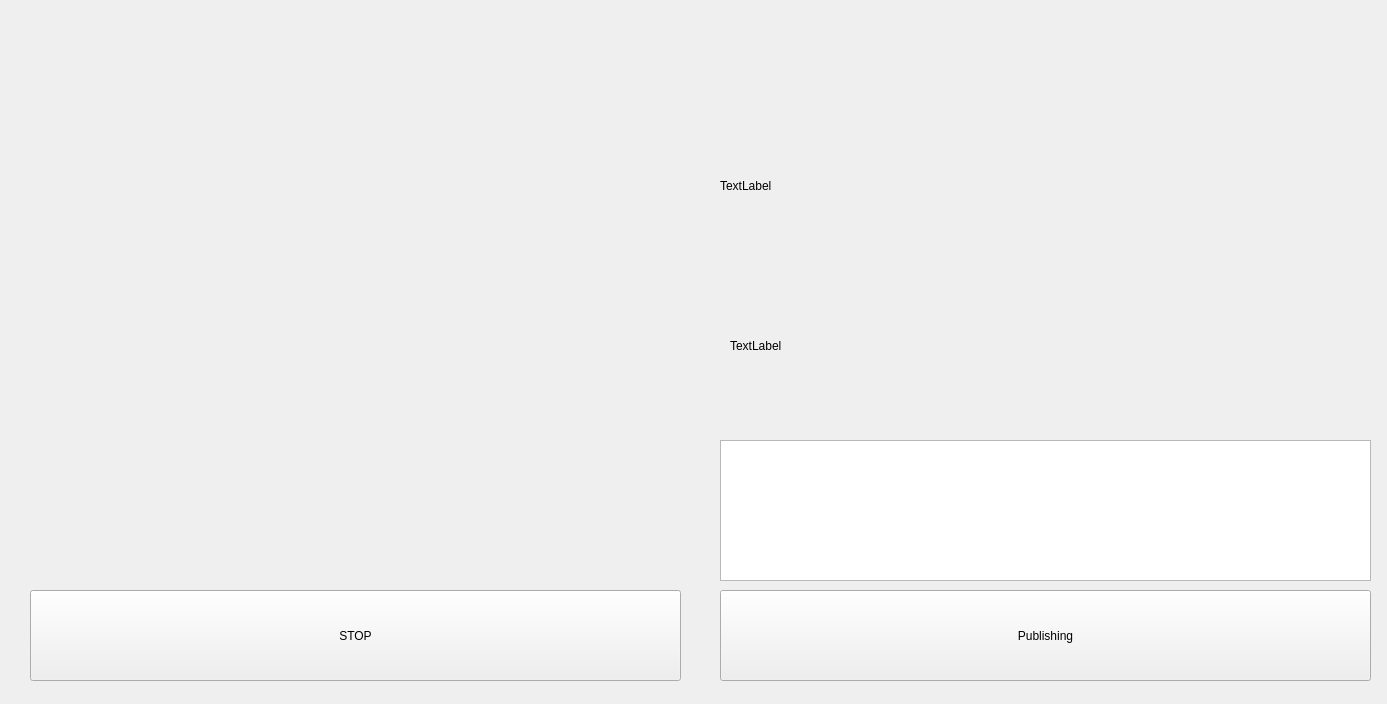
<?xml version="1.0" encoding="UTF-8"?>
<ui version="4.0">
 <class>MainWindowDesign</class>
 <widget class="QMainWindow" name="MainWindowDesign">
  <property name="geometry">
   <rect>
    <x>0</x>
    <y>0</y>
    <width>1387</width>
    <height>704</height>
   </rect>
  </property>
  <property name="windowTitle">
   <string>QRosApp</string>
  </property>
  <property name="windowIcon">
   <iconset>
    <normaloff>:/images/icon.png</normaloff>:/images/icon.png</iconset>
  </property>
  <property name="locale">
   <locale language="English" country="Australia"/>
  </property>
  <widget class="QWidget" name="centralwidget">
   <widget class="QPushButton" name="pushButton">
    <property name="geometry">
     <rect>
      <x>720</x>
      <y>590</y>
      <width>651</width>
      <height>91</height>
     </rect>
    </property>
    <property name="styleSheet">
     <string notr="true">font: 20pt &quot;Ubuntu&quot;;</string>
    </property>
    <property name="text">
     <string>Publishing</string>
    </property>
   </widget>
   <widget class="QPushButton" name="pushButton_2">
    <property name="geometry">
     <rect>
      <x>30</x>
      <y>590</y>
      <width>651</width>
      <height>91</height>
     </rect>
    </property>
    <property name="styleSheet">
     <string notr="true">font: 20pt &quot;Ubuntu&quot;;</string>
    </property>
    <property name="text">
     <string>STOP</string>
    </property>
   </widget>
   <widget class="QTextEdit" name="textEdit">
    <property name="geometry">
     <rect>
      <x>720</x>
      <y>440</y>
      <width>651</width>
      <height>141</height>
     </rect>
    </property>
   </widget>
   <widget class="QLabel" name="label">
    <property name="geometry">
     <rect>
      <x>720</x>
      <y>110</y>
      <width>641</width>
      <height>151</height>
     </rect>
    </property>
    <property name="styleSheet">
     <string notr="true">font: 18pt &quot;Ubuntu&quot;;</string>
    </property>
    <property name="text">
     <string>TextLabel</string>
    </property>
   </widget>
   <widget class="QLabel" name="label_2">
    <property name="geometry">
     <rect>
      <x>730</x>
      <y>270</y>
      <width>651</width>
      <height>151</height>
     </rect>
    </property>
    <property name="styleSheet">
     <string notr="true">font: 18pt &quot;Ubuntu&quot;;</string>
    </property>
    <property name="text">
     <string>TextLabel</string>
    </property>
   </widget>
  </widget>
  <action name="action_Quit">
   <property name="text">
    <string>&amp;Quit</string>
   </property>
   <property name="shortcut">
    <string>Ctrl+Q</string>
   </property>
   <property name="shortcutContext">
    <enum>Qt::ApplicationShortcut</enum>
   </property>
  </action>
  <action name="action_Preferences">
   <property name="text">
    <string>&amp;Preferences</string>
   </property>
  </action>
  <action name="actionAbout">
   <property name="text">
    <string>&amp;About</string>
   </property>
  </action>
  <action name="actionAbout_Qt">
   <property name="text">
    <string>About &amp;Qt</string>
   </property>
  </action>
 </widget>
 <resources/>
 <connections>
  <connection>
   <sender>action_Quit</sender>
   <signal>triggered()</signal>
   <receiver>MainWindowDesign</receiver>
   <slot>close()</slot>
   <hints>
    <hint type="sourcelabel">
     <x>-1</x>
     <y>-1</y>
    </hint>
    <hint type="destinationlabel">
     <x>399</x>
     <y>299</y>
    </hint>
   </hints>
  </connection>
 </connections>
</ui>
